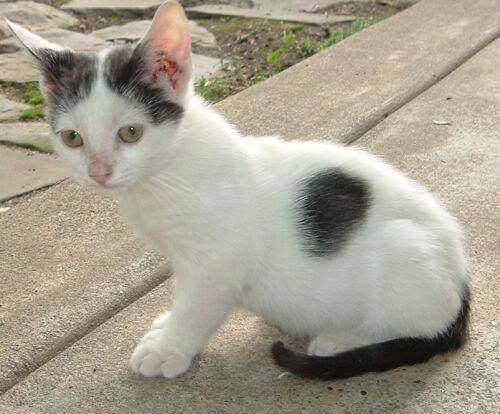
#> input picture ImageProcessing_9/cat.jpg, 500 x 414 px
$ python calcAndDrawHist.py
#> lines starting #> are read from the running program, lines starting #| are printed output that depends on the picture
#_*_coding:utf-8_*_
import cv2  # opencv读取的格式是BGR
import numpy as np
import matplotlib.pyplot as plt  # Matplotlib读取的格式是RGB

img = cv2.imread('cat.jpg')
#> img is the input picture: shape (414, 500, 3); mean B, G, R 144.3, 159.9, 165.9

# [5 lines of commented-out code are left out]

gray = cv2.cvtColor(img, cv2.COLOR_BGR2GRAY)
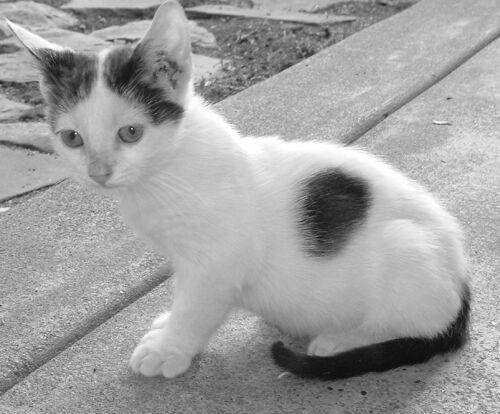
#> gray: shape (414, 500); min 1, max 255, mean 159.9
color = ('b', 'g', 'r')
for i, col in enumerate(color):
    histr = cv2.calcHist([img], [i], None, [256], [0, 256])
    plt.plot(histr, color=col)
    plt.xlim([0, 256])
plt.show()
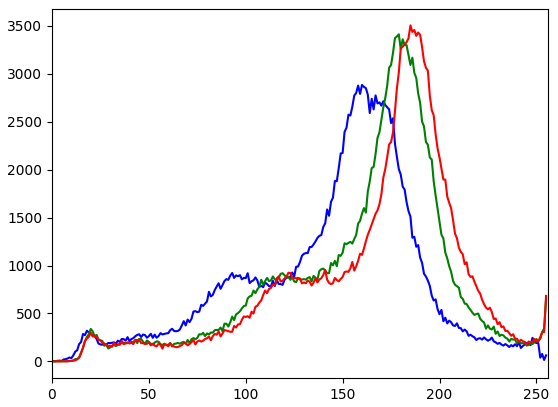
#> figure drawn by matplotlib, 1 panel; curve peaks at x = 160, y = 2884; curve peaks at x = 179, y = 3412; curve peaks at x = 185, y = 3505

$ run again, with ImageProcessing_9/res.png saved as ImageProcessing_9/cat.jpg
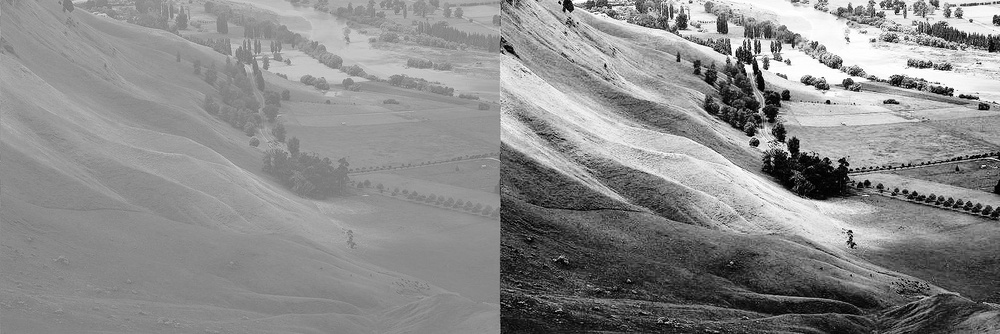
#> input picture ImageProcessing_9/res.png, 1000 x 334 px, shrunk from 1600 x 534 before the run
#> img is the input picture: shape (334, 1000, 3); min 0, max 255, mean 139.2
#> `plt.show()`:
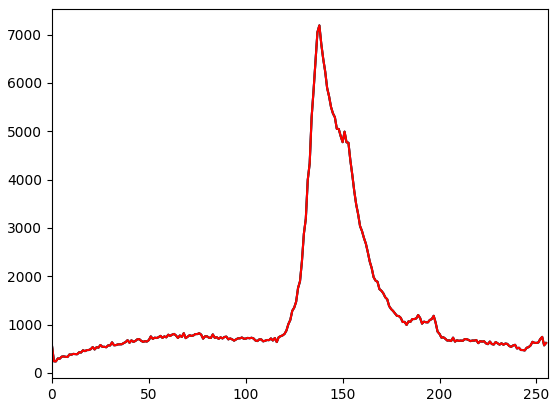
#> figure drawn by matplotlib, 1 panel; curve peaks at x = 138, y = 7189; curve peaks at x = 138, y = 7189; curve peaks at x = 138, y = 7189
